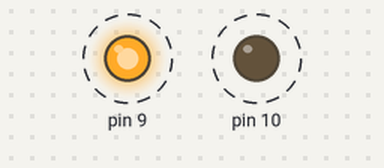
The sketch below on a simulated Arduino Uno, built with avr-gcc and run on an emulated ATmega328P. Parts: output pins drawn as LEDs (lit = HIGH). Dashed ring = blinking.

Above: at 0.12 s.
Timing chart, 0 to 3.0 s (numbered marks = the images above):
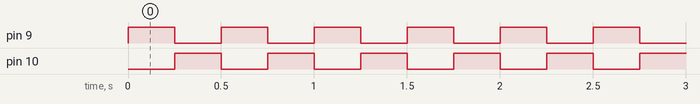

Measured:
- by itself, pin 9, pin 10: alternates HIGH for 0.25 s and LOW for 0.25 s

The sketch:

exercicio_3.ino
```cpp
void setup() {
  //Configurando os pinos PB1 e PB2 como saídas
  DDRB = 0b00000110;

}

void loop() {
  //Sequência 01
  PORTB = 0b00000010;
  _delay_ms(250);

  //Sequência 10
  PORTB = 0b00000100;
  _delay_ms(250);

}
```
